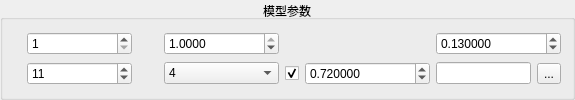
         <widget class="QGroupBox" name="box_03_model_parameters">
          <property name="maximumSize">
           <size>
            <width>16777215</width>
            <height>16777215</height>
           </size>
          </property>
          <property name="title">
           <string>模型参数</string>
          </property>
          <property name="alignment">
           <set>Qt::AlignmentFlag::AlignCenter</set>
          </property>
          <property name="flat">
           <bool>false</bool>
          </property>
          <property name="checkable">
           <bool>false</bool>
          </property>
          <layout class="QHBoxLayout" name="horizontalLayout_16" stretch="2,3,4">
           <item>
            <layout class="QVBoxLayout" name="verticalLayout_3">
             <property name="sizeConstraint">
              <enum>QLayout::SizeConstraint::SetFixedSize</enum>
             </property>
             <item>
              <layout class="QHBoxLayout" name="horizontalLayout_10">
               <item>
                <widget class="QLabel" name="label_03_strat_year">
                 <property name="text">
                  <string/>
                 </property>
                 <property name="alignment">
                  <set>Qt::AlignmentFlag::AlignLeading|Qt::AlignmentFlag::AlignLeft|Qt::AlignmentFlag::AlignVCenter</set>
                 </property>
                </widget>
               </item>
               <item>
                <widget class="QSpinBox" name="spinbox_03_start_year">
                 <property name="minimumSize">
                  <size>
                   <width>105</width>
                   <height>0</height>
                  </size>
                 </property>
                 <property name="maximumSize">
                  <size>
                   <width>105</width>
                   <height>16777215</height>
                  </size>
                 </property>
                 <property name="minimum">
                  <number>1</number>
                 </property>
                 <property name="maximum">
                  <number>36767</number>
                 </property>
                </widget>
               </item>
              </layout>
             </item>
             <item>
              <layout class="QHBoxLayout" name="horizontalLayout_9">
               <item>
                <widget class="QLabel" name="label_03_end_Year">
                 <property name="text">
                  <string/>
                 </property>
                 <property name="alignment">
                  <set>Qt::AlignmentFlag::AlignLeading|Qt::AlignmentFlag::AlignLeft|Qt::AlignmentFlag::AlignVCenter</set>
                 </property>
                </widget>
               </item>
               <item>
                <widget class="QSpinBox" name="spinbox_03_end_year">
                 <property name="minimumSize">
                  <size>
                   <width>105</width>
                   <height>0</height>
                  </size>
                 </property>
                 <property name="maximumSize">
                  <size>
                   <width>105</width>
                   <height>16777215</height>
                  </size>
                 </property>
                 <property name="minimum">
                  <number>2</number>
                 </property>
                 <property name="maximum">
                  <number>36767</number>
                 </property>
                 <property name="value">
                  <number>11</number>
                 </property>
                </widget>
               </item>
              </layout>
             </item>
            </layout>
           </item>
           <item>
            <layout class="QVBoxLayout" name="verticalLayout_5">
             <property name="sizeConstraint">
              <enum>QLayout::SizeConstraint::SetFixedSize</enum>
             </property>
             <item>
              <layout class="QHBoxLayout" name="horizontalLayout_13">
               <item>
                <widget class="QLabel" name="label_03_location_uncertainty">
                 <property name="text">
                  <string/>
                 </property>
                </widget>
               </item>
               <item>
                <widget class="QDoubleSpinBox" name="doubleSpinBox_03_location_uncertainty">
                 <property name="minimumSize">
                  <size>
                   <width>115</width>
                   <height>0</height>
                  </size>
                 </property>
                 <property name="maximumSize">
                  <size>
                   <width>115</width>
                   <height>16777215</height>
                  </size>
                 </property>
                 <property name="decimals">
                  <number>4</number>
                 </property>
                 <property name="maximum">
                  <double>1.000000000000000</double>
                 </property>
                 <property name="singleStep">
                  <double>0.100000000000000</double>
                 </property>
                 <property name="value">
                  <double>1.000000000000000</double>
                 </property>
                </widget>
               </item>
              </layout>
             </item>
             <item>
              <layout class="QHBoxLayout" name="horizontalLayout_11">
               <item>
                <widget class="QLabel" name="label_03_neibor_type">
                 <property name="text">
                  <string/>
                 </property>
                 <property name="alignment">
                  <set>Qt::AlignmentFlag::AlignLeading|Qt::AlignmentFlag::AlignLeft|Qt::AlignmentFlag::AlignVCenter</set>
                 </property>
                </widget>
               </item>
               <item>
                <widget class="QComboBox" name="comboBox_03_neibor_type">
                 <property name="minimumSize">
                  <size>
                   <width>115</width>
                   <height>0</height>
                  </size>
                 </property>
                 <property name="maximumSize">
                  <size>
                   <width>115</width>
                   <height>16777215</height>
                  </size>
                 </property>
                 <item>
                  <property name="text">
                   <string>4</string>
                  </property>
                 </item>
                 <item>
                  <property name="text">
                   <string>8</string>
                  </property>
                 </item>
                </widget>
               </item>
              </layout>
             </item>
            </layout>
           </item>
           <item>
            <layout class="QVBoxLayout" name="verticalLayout_6">
             <property name="sizeConstraint">
              <enum>QLayout::SizeConstraint::SetFixedSize</enum>
             </property>
             <item>
              <layout class="QHBoxLayout" name="horizontalLayout_8">
               <item>
                <widget class="QLabel" name="label_03_pool_Slice">
                 <property name="text">
                  <string/>
                 </property>
                 <property name="alignment">
                  <set>Qt::AlignmentFlag::AlignLeading|Qt::AlignmentFlag::AlignLeft|Qt::AlignmentFlag::AlignVCenter</set>
                 </property>
                </widget>
               </item>
               <item>
                <widget class="QDoubleSpinBox" name="doubleSpinbox_03_pool_slice">
                 <property name="minimumSize">
                  <size>
                   <width>125</width>
                   <height>0</height>
                  </size>
                 </property>
                 <property name="maximumSize">
                  <size>
                   <width>125</width>
                   <height>16777215</height>
                  </size>
                 </property>
                 <property name="decimals">
                  <number>6</number>
                 </property>
                 <property name="minimum">
                  <double>0.000001000000000</double>
                 </property>
                 <property name="maximum">
                  <double>1.000000000000000</double>
                 </property>
                 <property name="singleStep">
                  <double>0.010000000000000</double>
                 </property>
                 <property name="value">
                  <double>0.130000000000000</double>
                 </property>
                </widget>
               </item>
              </layout>
             </item>
             <item>
              <layout class="QHBoxLayout" name="horizontalLayout_12">
               <property name="sizeConstraint">
                <enum>QLayout::SizeConstraint::SetFixedSize</enum>
               </property>
               <item>
                <widget class="QCheckBox" name="checkBox_03_organic_by_step">
                 <property name="text">
                  <string/>
                 </property>
                 <property name="checked">
                  <bool>true</bool>
                 </property>
                </widget>
               </item>
               <item>
                <layout class="QHBoxLayout" name="horizontalLayout_3">
                 <item>
                  <widget class="QDoubleSpinBox" name="doubleSpinBox_03_organic">
                   <property name="minimumSize">
                    <size>
                     <width>125</width>
                     <height>0</height>
                    </size>
                   </property>
                   <property name="maximumSize">
                    <size>
                     <width>125</width>
                     <height>16777215</height>
                    </size>
                   </property>
                   <property name="decimals">
                    <number>6</number>
                   </property>
                   <property name="minimum">
                    <double>0.000010000000000</double>
                   </property>
                   <property name="maximum">
                    <double>1.000000000000000</double>
                   </property>
                   <property name="singleStep">
                    <double>0.010000000000000</double>
                   </property>
                   <property name="value">
                    <double>0.720000000000000</double>
                   </property>
                  </widget>
                 </item>
                 <item>
                  <widget class="QLineEdit" name="lineEdit_03_organic_by_step">
                   <property name="minimumSize">
                    <size>
                     <width>95</width>
                     <height>0</height>
                    </size>
                   </property>
                   <property name="maximumSize">
                    <size>
                     <width>16777215</width>
                     <height>16777215</height>
                    </size>
                   </property>
                  </widget>
                 </item>
                 <item>
                  <widget class="QToolButton" name="toolButton_03_organic_by_step">
                   <property name="text">
                    <string>...</string>
                   </property>
                  </widget>
                 </item>
                </layout>
               </item>
              </layout>
             </item>
            </layout>
           </item>
          </layout>
         </widget>
